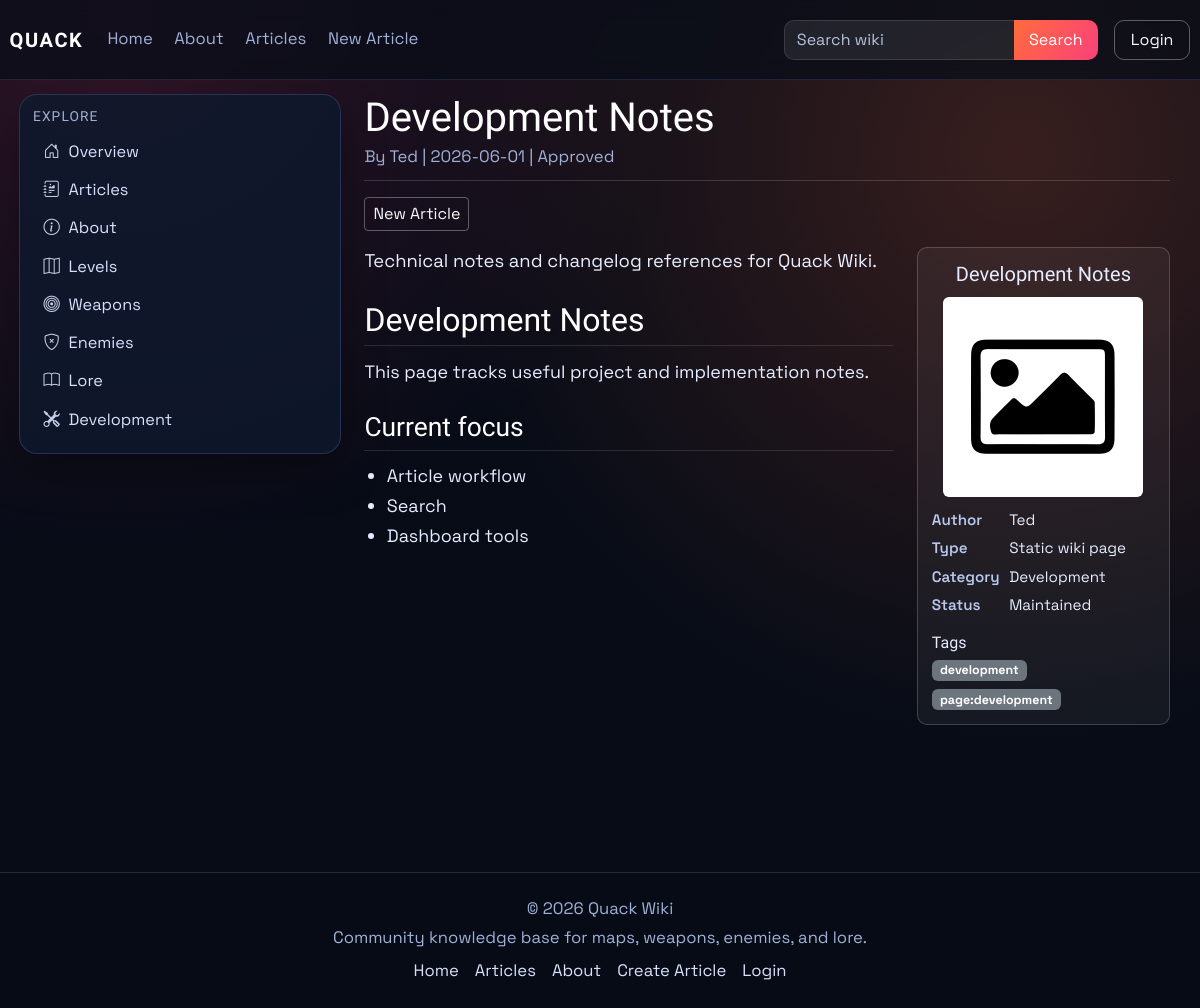
The app's page /wiki/development with its own data.
### models.py (models this page shows, shortened)
class Article(db.Model):
    id = db.Column(db.Integer, primary_key=True)
    title = db.Column(db.String(120), unique=True, nullable=False)
    author = db.Column(db.String(120), nullable=False)
    created_at = db.Column(db.DateTime, default=datetime.utcnow)
    image_url = db.Column(db.String(120), default='default.png')
    summary = db.Column(db.Text)
    content = db.Column(db.Text, nullable=False)
    infobox_data = db.Column(db.Text, nullable=True)
    tags = db.Column(db.JSON, default=list)
    status = db.Column(db.String(20), default='pending', nullable=False)
    approved_by = db.Column(db.String(120), nullable=True)
    approved_at = db.Column(db.DateTime, nullable=True)
    is_archived = db.Column(db.Boolean, default=False, nullable=False)
    archived_at = db.Column(db.DateTime, nullable=True)

class User(db.Model, UserMixin):
    id = db.Column(db.Integer, primary_key=True)
    username = db.Column(db.String(120), unique=True, nullable=False)
    email = db.Column(db.String(120), unique=True, nullable=False)
    password_hash = db.Column(db.String(128), nullable=False)
    profile_image_url = db.Column(db.String(120), nullable=True)
    public_display_name = db.Column(db.String(80), nullable=True)
    public_bio = db.Column(db.Text, nullable=True)
    created_at = db.Column(db.DateTime, default=datetime.utcnow)
    role = db.Column(db.String(30), default='user')
    is_archived = db.Column(db.Boolean, default=False, nullable=False)
    archived_at = db.Column(db.DateTime, nullable=True)

### main.py (the view)
@app.route('/wiki/<tag>')
def tagged_article(tag):
    article_obj = find_published_article_by_tag(tag)
    if article_obj:
        return render_article_page(article_obj)
    flash(f'No published article found for tag: {tag}', 'info')
    return redirect(url_for('articles'))

### main.py (called while the page is built)
def get_site_settings():
    settings = SiteSettings.query.get(1)
    if not settings:
        settings = SiteSettings(id=1)
        db.session.add(settings)
        db.session.commit()
    return settings

@app.context_processor
def inject_site_settings():
    return {'site_settings': get_site_settings()}

def _inline_markdown(text: str) -> str:
    code_spans = []
    def stash_code(match):
        code_spans.append(f"<code>{html.escape(match.group(1))}</code>")
        return f"@@CODE{len(code_spans) - 1}@@"
    text = re.sub(r'`([^`]+)`', stash_code, text)
    text = html.escape(text)
    text = re.sub(
        r'\[([^\]]+)\]\((https?://[^\s)]+)\)',
        r'<a href="\2" target="_blank" rel="noopener noreferrer">\1</a>',
        text,
    )
    text = re.sub(r'\*\*([^*]+)\*\*', r'<strong>\1</strong>', text)
    text = re.sub(r'(?<!\*)\*([^*]+)\*(?!\*)', r'<em>\1</em>', text)
    for index, code_html in enumerate(code_spans):
        text = text.replace(f"@@CODE{index}@@", code_html)
    return text

def article_public_url(article_obj: Article) -> str:
    if article_has_tag(article_obj, static_page_tag('about-us')):
        return url_for('about')
    return url_for('article', article_title=article_obj.title)

def article_is_public(article_obj: Article) -> bool:
    if not article_obj or article_obj.is_archived or article_obj.status != 'approved':
        return False
    author = User.query.filter_by(username=article_obj.author).first()
    return bool(author and not author.is_archived)

def static_page_tag(page_key: str) -> str:
    return f"page:{page_key.strip().lower()}"

def article_has_tag(article_obj: Article, tag_name: str) -> bool:
    wanted = tag_name.strip().lower()
    return any(str(tag).strip().lower() == wanted for tag in (article_obj.tags or []))

def find_published_article_by_tag(tag_name: str):
    page_tag = static_page_tag(tag_name)
    candidates = Article.query.filter(
        Article.is_archived.is_(False),
        func.lower(func.trim(Article.status)) == 'approved',
    ).order_by(Article.created_at.desc()).all()
    return next(
        (
            article_obj
            for article_obj in candidates
            if article_is_public(article_obj) and article_has_tag(article_obj, page_tag)
        ),
        None,
    )

### templates/article.html (shortened to what this page needs)
{% extends "_base.html" %}
{% block content %}
<div class="container-fluid px-0 article-wiki">
    <header class="article-header mb-3">
        <h1 class="article-title">{{ article.title or "Untitled" }}</h1>
        <p class="article-meta mb-0">
            By
            {% if author_user %}
            <a href="{{ url_for('public_profile', username=author_user.username) }}">{{ author_user.public_display_name or author_user.username }}</a>
            {% else %}
            {{ article.author or "Unknown" }}
            {% endif %}
            {% if article.created_at %}| {{ article.created_at.strftime('%Y-%m-%d') }}{% endif %}
            {% if article.status %}| {{ article.status|title }}{% endif %}
        </p>
    </header>
    <div class="article-toolbar d-flex gap-2 mb-3 flex-wrap">
        {% if article.title|lower != 'about-us' %}
        <a href="{{ url_for('create_article') }}" class="btn btn-outline-light btn-sm">New Article</a>
        {% endif %}
    </div>
    <div class="row g-4 align-items-start">
        <div class="col-xl-8">
            {% if article.summary %}
            <p class="article-lead">{{ article.summary }}</p>
            {% endif %}
            <section class="article-body">
                {{ rendered_content | safe }}
            </section>
        </div>
        <aside class="col-xl-4">
            <section class="article-infobox">
                <h5 class="infobox-title">{{ article.title }}</h5>
                <div class="infobox-image-wrap">
                    {% if article.image_url and article.image_url.startswith('http') %}
                    <img src="{{ article.image_url }}" class="infobox-image rounded" alt="{{ article.title }} image">
                    {% elif article.image_url %}
                    <img src="{{ url_for('static', filename='img/' ~ article.image_url) }}" class="infobox-image rounded" alt="{{ article.title }} image">
                    {% else %}
                    <div class="image-placeholder mb-2">No image</div>
                    {% endif %}
                </div>
                <div class="infobox-grid">
                    <div class="infobox-label">Author</div>
                    <div>
                        {% if author_user %}
                        <a href="{{ url_for('public_profile', username=author_user.username) }}">{{ author_user.public_display_name or author_user.username }}</a>
                        {% else %}
                        {{ article.author or "Unknown" }}
                        {% endif %}
                    </div>
                    {% for label, value in infobox_rows %}
                    {% if label|lower != 'author' %}
                    <div class="infobox-label">{{ label }}</div>
                    <div>{{ value }}</div>
                    {% endif %}
                    {% endfor %}
                </div>
                {% if article.tags %}
                <h6 class="mt-3 mb-2">Tags</h6>
                <div class="d-flex gap-2 flex-wrap">
                    {% for tag in article.tags %}
                    <span class="badge bg-secondary">{{ tag }}</span>
                    {% endfor %}
                </div>
                {% endif %}
            </section>
        </aside>
    </div>
</div>
{% endblock %}

### templates/_base.html (shortened to what this page needs)
<!doctype html>
<html lang="en">
<head>
    <link href="https://cdn.jsdelivr.net/npm/bootstrap@5.3.3/dist/css/bootstrap.min.css" rel="stylesheet">
    <link href="https://cdn.jsdelivr.net/npm/bootstrap-icons@1.11.3/font/bootstrap-icons.min.css" rel="stylesheet">
    <link rel="stylesheet" href="{{ url_for('static', filename='css/style.css', v='20260525-1') }}">
</head>
<body>
    {% from "partials/tag_link.html" import tag_article_link %}
    {% include "partials/navbar.html" %}
    <div class="layout-shell container-fluid">
        <aside class="wiki-sidebar-detached d-none d-lg-block">
            {% include "partials/sidebar.html" %}
        </aside>
        <main class="page-content page-content-with-sidebar">
            {% block content %}{% endblock %}
        </main>
        <div class="layout-footer-spacer d-none d-lg-block" aria-hidden="true"></div>
    </div>
    {% include "partials/footer.html" %}
</body>
</html>

### templates/partials/tag_link.html
{% macro tag_article_link(tag, label, icon='', class_name='') -%}
<a href="{{ url_for('about') if tag == 'about-us' else url_for('tagged_article', tag=tag) }}"{% if class_name %} class="{{ class_name }}"{% endif %}>
    {% if icon %}<i class="{{ icon }} sidebar-icon"></i>{% endif %}{{ label }}
</a>
{%- endmacro %}

### templates/partials/navbar.html (shortened to what this page needs)
{% from "partials/tag_link.html" import tag_article_link %}
<nav class="navbar navbar-expand-lg main-nav">
    <div class="container-fluid nav-wrap">
        <a class="navbar-brand brand-mark" href="{{ url_for('index') }}">QUACK</a>
        <div class="collapse navbar-collapse" id="navbarNav">
            <ul class="navbar-nav me-auto nav-links">
                <li class="nav-item"><a class="nav-link" href="{{ url_for('index') }}">Home</a></li>
                <li class="nav-item">{{ tag_article_link('about-us', 'About', class_name='nav-link') }}</li>
                <li class="nav-item"><a class="nav-link" href="{{ url_for('articles') }}">Articles</a></li>
                <li class="nav-item"><a class="nav-link" href="{{ url_for('create_article') }}">New Article</a></li>
            </ul>
            <ul class="navbar-nav ms-auto align-items-lg-center nav-tools">
                <li class="nav-item nav-search-wrap">
                    <form class="nav-search" method="GET" action="{{ url_for('articles') }}">
                        <input class="form-control" type="search" name="q" value="{{ request.args.get('q', '') if request.endpoint == 'articles' else '' }}" placeholder="Search wiki">
                        <button class="btn btn-brand" type="submit">Search</button>
                    </form>
                </li>
                {% if current_user.is_authenticated %}
                <li class="nav-item dropdown ms-lg-3">
                    <a class="profile-trigger" href="#" role="button" data-bs-toggle="dropdown" aria-expanded="false">
                        {% if current_user.profile_image_url %}
                        <img class="profile-avatar profile-avatar-img" src="{{ url_for('static', filename='img/' ~ current_user.profile_image_url) }}" alt="{{ current_user.username }} profile picture">
                        {% else %}
                        <span class="profile-avatar">{{ current_user.username[0]|upper }}</span>
                        {% endif %}
                        <span class="profile-name">{{ current_user.username }}</span>
                    </a>
                    <ul class="dropdown-menu dropdown-menu-end">
                        <li><a class="dropdown-item" href="{{ url_for('public_profile', username=current_user.username) }}">Profile</a></li>
                        <li><a class="dropdown-item" href="{{ url_for('profile', _anchor='settings') }}">Settings</a></li>
                        <li><a class="dropdown-item" href="{{ url_for('my_pages') }}">My Pages</a></li>
                        <li><hr class="dropdown-divider"></li>
                        <li><a class="dropdown-item text-danger" href="{{ url_for('logout') }}">Logout</a></li>
                    </ul>
                </li>
                {% else %}
                <li class="nav-item ms-lg-3">
                    <a class="btn btn-outline-light nav-login-btn" href="{{ url_for('login') }}">Login</a>
                </li>
                {% endif %}
            </ul>
        </div>
    </div>
</nav>

### templates/partials/sidebar.html
<nav class="wiki-sidebar">
    {% if current_user.is_authenticated and current_user.role in ['admin', 'writer'] and request.endpoint in ['dashboard_users', 'dashboard_articles', 'dashboard_updates', 'dashboard_settings'] %}
    <h6 class="sidebar-title">Dashboard</h6>
    {% if current_user.role == 'admin' %}
    <a href="{{ url_for('dashboard_users') }}"><i class="bi bi-people-fill sidebar-icon"></i>Users</a>
    {% endif %}
    <a href="{{ url_for('dashboard_articles') }}"><i class="bi bi-journal-text sidebar-icon"></i>Articles</a>
    <a href="{{ url_for('dashboard_updates') }}"><i class="bi bi-inbox sidebar-icon"></i>Pending Updates</a>
    {% if current_user.role == 'admin' %}
    <a href="{{ url_for('dashboard_settings') }}"><i class="bi bi-image sidebar-icon"></i>Site Settings</a>
    {% endif %}
    <a href="{{ url_for('create_article') }}"><i class="bi bi-plus-square sidebar-icon"></i>Create Article</a>
    {% else %}
    <h6 class="sidebar-title">Explore</h6>
    <a href="{{ url_for('index') }}"><i class="bi bi-house-door sidebar-icon"></i>Overview</a>
    <a href="{{ url_for('articles') }}"><i class="bi bi-journal-richtext sidebar-icon"></i>Articles</a>
    {{ tag_article_link('about-us', 'About', 'bi bi-info-circle') }}
    {{ tag_article_link('levels', 'Levels', 'bi bi-map') }}
    {{ tag_article_link('weapons', 'Weapons', 'bi bi-bullseye') }}
    {{ tag_article_link('enemies', 'Enemies', 'bi bi-shield-x') }}
    {{ tag_article_link('lore', 'Lore', 'bi bi-book') }}
    {{ tag_article_link('development', 'Development', 'bi bi-tools') }}
    {% endif %}
</nav>

### templates/partials/footer.html (shortened to what this page needs)
{% from "partials/tag_link.html" import tag_article_link %}
<footer class="site-footer">
    <div class="container-fluid">
        <div class="footer-content">
            <p class="mb-1">&copy; 2026 Quack Wiki</p>
            <p class="mb-0">Community knowledge base for maps, weapons, enemies, and lore.</p>
            <div class="footer-links">
                <a href="{{ url_for('index') }}">Home</a>
                <a href="{{ url_for('articles') }}">Articles</a>
                {{ tag_article_link('about-us', 'About') }}
                <a href="{{ url_for('create_article') }}">Create Article</a>
                <a href="{{ url_for('login') }}">Login</a>
            </div>
        </div>
    </div>
</footer>

### records on screen
Article: title "Levels"
Article: title "Weapons"
Article: title "Enemies"
Article: title "Lore"
Article: title "Development Notes", created_at "2026-06-01", status "Approved", summary "Technical notes and changelog references for Quack Wiki.", title "Development Notes This page tracks useful project and implementation notes. Current focus Article workflow Search Dashboard tools", image_url (placeholder picture)
User: public_display_name "Ted"

### other values on screen
{{ label }} "About About Development About"
{{ label }} "Type" "Category" "Status"
{{ value }} "Static wiki page" "Development" "Maintained"
{{ tag }} "development" "page:development"
